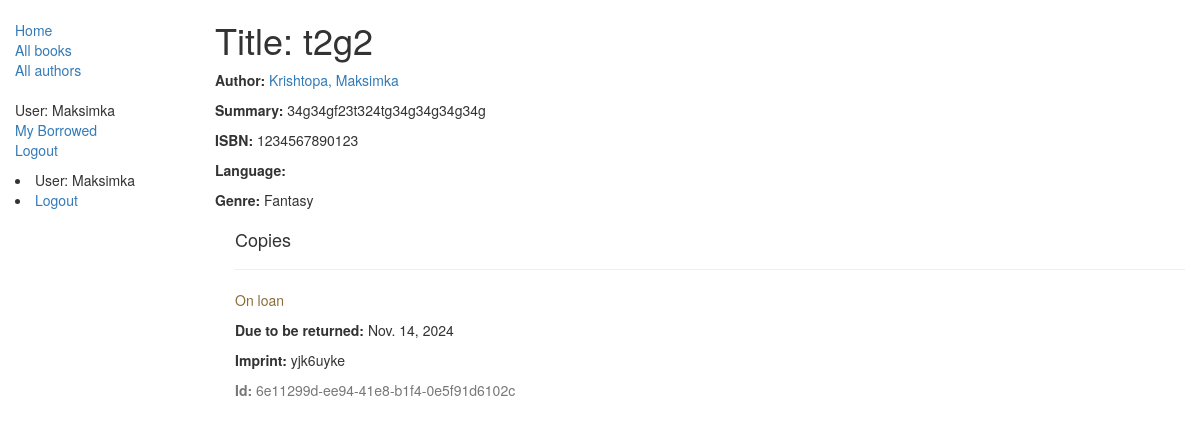
The page /catalog/book/3 (signed in) on the database its author committed.
### catalog/models.py (models this page shows, shortened)
class Book(models.Model):
    title = models.CharField(max_length=200)
    author = models.ForeignKey('Author', on_delete=models.SET_NULL, null=True)
    summary = models.TextField(max_length=1000, help_text="Enter a brief description of the book")
    isbn = models.CharField('ISBN', max_length=13,
                            help_text='13 Character <a href="https://www.isbn-international.org/content/what-isbn'
                                      '">ISBN number</a>')
    genre = models.ManyToManyField(Genre, help_text="Select a genre for this book")
    def display_genre(self):
        """
        Creates a string for the Genre. This is required to display genre in Admin.
        """
        return ', '.join([genre.name for genre in self.genre.all()[:3]])
    display_genre.short_description = 'Genre'

class Author(models.Model):
    first_name = models.CharField(max_length=100)
    last_name = models.CharField(max_length=100)
    date_of_birth = models.DateField(null=True, blank=True)
    date_of_death = models.DateField('Died', null=True, blank=True)
    def __str__(self):
        return '%s, %s' % (self.last_name, self.first_name)

class Genre(models.Model):
    name = models.CharField(max_length=200, help_text="Enter a book genre (e.g. Science Fiction, French Poetry etc.)")
    def __str__(self):
        return self.name

class BookInstance(models.Model):
    id = models.UUIDField(primary_key=True, default=uuid.uuid4,
                          help_text="Unique ID for this particular book across whole library")
    book = models.ForeignKey('Book', on_delete=models.SET_NULL, null=True)
    imprint = models.CharField(max_length=200)
    due_back = models.DateField(null=True, blank=True)
    borrower = models.ForeignKey(User, on_delete=models.SET_NULL, null=True, blank=True)
    LOAN_STATUS = (
        ('m', 'Maintenance'),
        ('o', 'On loan'),
        ('a', 'Available'),
        ('r', 'Reserved'),
    )
    status = models.CharField(max_length=1, choices=LOAN_STATUS, blank=True, default='m', help_text='Book availability')
    class Meta:
        ordering = ["due_back"]
        permissions = (("can_mark_returned", "Set book as returned"),)

### catalog/views.py (the view)
# urls.py: path('book/<int:pk>', views.BookDetailView.as_view(), name='book-detail'),
class BookDetailView(generic.DetailView):
    model = Book

### catalog/templates/catalog/book_detail.html
{% extends "base_generic.html" %}
{% block content %}
  <h1>Title: {{ book.title }}</h1>
  <p><strong>Author:</strong> <a href="">{{ book.author }}</a></p>
  <p><strong>Summary:</strong> {{ book.summary }}</p>
  <p><strong>ISBN:</strong> {{ book.isbn }}</p>
  <p><strong>Language:</strong> {{ book.language }}</p>
  <p><strong>Genre:</strong> {{ book.genre.all|join:", " }}</p>
  <div style="margin-left:20px;margin-top:20px">
    <h4>Copies</h4>
    {% for copy in book.bookinstance_set.all %}
      <hr />
      <p
        class="{% if copy.status == 'a' %}text-success{% elif copy.status == 'm' %}text-danger{% else %}text-warning{% endif %}">
        {{ copy.get_status_display }}
      </p>
      {% if copy.status != 'a' %}
        <p><strong>Due to be returned:</strong> {{ copy.due_back }}</p>
      {% endif %}
      <p><strong>Imprint:</strong> {{ copy.imprint }}</p>
      <p class="text-muted"><strong>Id:</strong> {{ copy.id }}</p>
    {% endfor %}
  </div>
{% endblock %}

### catalog/templates/base_generic.html (shortened to what this page needs)
<!doctype html>
<html lang="en">
  <head>
    <link
      rel="stylesheet"
      href="https://maxcdn.bootstrapcdn.com/bootstrap/3.3.7/css/bootstrap.min.css" />
    {% load static %}
    <link rel="stylesheet" href="{% static 'css/styles.css' %}" />
  </head>
  <body>
    <div class="container-fluid">
      <div class="row">
        <div class="col-sm-2">
          {% block sidebar %}
            <ul class="sidebar-nav">
              <li><a href="{% url 'index' %}">Home</a></li>
              <li><a href="{% url 'books' %}">All books</a></li>
              <li><a href="{% url 'authors' %}">All authors</a></li>
                <ul class="sidebar-nav">
               {% if user.is_authenticated %}
               <li>User: {{ user.get_username }}</li>
               <li><a href="{% url 'my-borrowed' %}">My Borrowed</a></li>
               <li><a href="{% url 'logout'%}?next={{request.path}}">Logout</a></li>
               {% else %}
               <li><a href="{% url 'login'%}?next={{request.path}}">Login</a></li>
               {% endif %}
             </ul>
            </ul>
              {% if user.is_authenticated %}
     <li>User: {{ user.get_username }}</li>
     <li><a href="{% url 'logout'%}?next={{request.path}}">Logout</a></li>
   {% else %}
     <li><a href="{% url 'login'%}?next={{request.path}}">Login</a></li>
   {% endif %}
          {% endblock %}
        </div>
        <div class="col-sm-10 ">{% block content %}{% endblock %}
        </div>
      </div>
    </div>
  </body>
</html>

### catalog/static/css/styles.css (style rules this page uses)
.sidebar-nav { margin-top: 20px; padding: 0; list-style: none; }

### rows shown on the page
Book: title "t2g2", author "Krishtopa, Maksimka", summary "34g34gf23t324tg34g34g34g34g", isbn "1234567890123", genre.all "Fantasy"
BookInstance: status "On loan", due_back "Nov. 14, 2024", imprint "yjk6uyke", id "6e11299d-ee94-41e8-b1f4-0e5f91d6102c"

### other values the page prints
{{ user.get_username }} "Maksimka"
